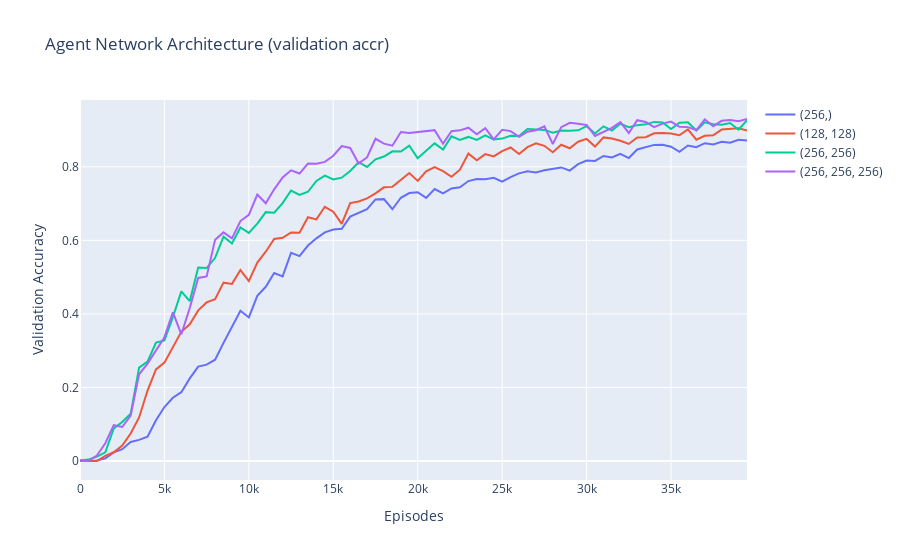

Notebook cell for this chart:
### Code cell
eval_steps_exp3 = list(range(0, 500*len(all_stats[0]['accr']), 500))

val_accr_exp3 = {}
for i, stats in enumerate(all_stats):
    val_accr_exp3[str(network_configs[i])] = [eval_steps_exp3, stats['accr']]


plot_lines(val_accr_exp3, axes_titles=('Episodes', 'Validation Accuracy'), title='Agent Network Architecture (validation accr)')
